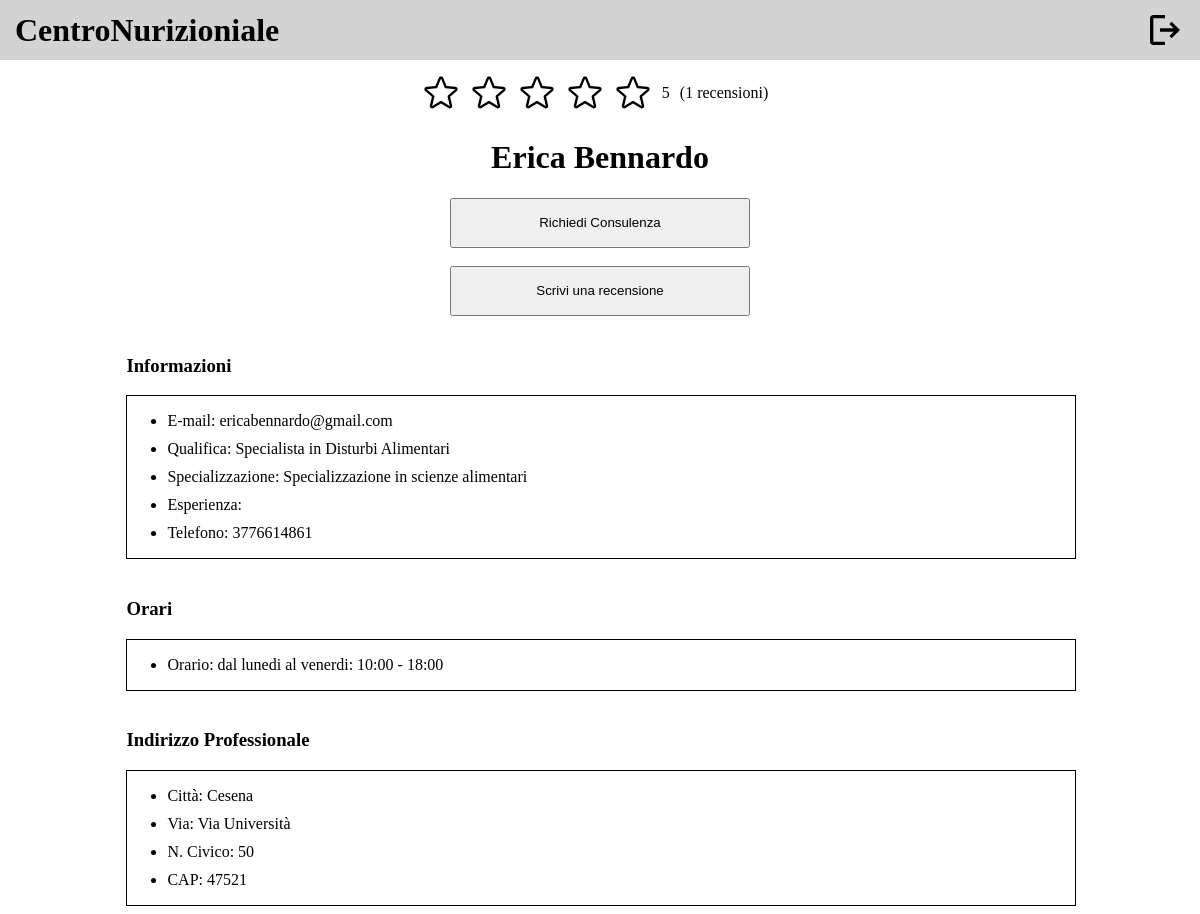
/public/profiloNutrizionistaScelto.php (signed in), run on the app's committed database.
### tables this page shows
CREATE TABLE `scelta` (
  `IDCliente` int(11) NOT NULL,
  `Data` date NOT NULL,
  `Ora` varchar(10) NOT NULL,
  `IDNutrizionista` int(11) NOT NULL
);

CREATE TABLE `nutrizionista` (
  `Nome` varchar(50) NOT NULL,
  `Cognome` varchar(50) NOT NULL,
  `Email` varchar(30) NOT NULL,
  `IDNutrizionista` int(11) NOT NULL,
  `Password` varchar(255) NOT NULL,
  `MediaVoti` int(11) NOT NULL
);

CREATE TABLE `possiede_q` (
  `IDNutrizionista` int(11) NOT NULL,
  `Titolo` varchar(100) NOT NULL
);

CREATE TABLE `informazione` (
  `IDNutrizionista` int(11) NOT NULL,
  `Esperienza` varchar(255) DEFAULT NULL,
  `Specializzazione` varchar(255) DEFAULT NULL,
  `Orari` varchar(255) NOT NULL,
  `Telefono` varchar(10) DEFAULT NULL
);

CREATE TABLE `indirizzo_prof` (
  `IDNutrizionista` int(11) NOT NULL,
  `Citta` varchar(50) NOT NULL,
  `CAP` int(11) NOT NULL,
  `Via` varchar(50) NOT NULL,
  `NCivico` int(11) NOT NULL
);

### db/database.php (called while the page is built, shortened)
<?php
require_once ("nutrizionistaTable.php");
require_once ("clienteTable.php");
require_once ("recensioniTable.php");
class DatabaseConnection
{
    private $nutrizionistaTable;
    private $clienteTable;
    private $recensioniTable;
    public function __construct($servername, $username, $password, $dbname, $port)
    {
        $this->db = new mysqli($servername, $username, $password, $dbname, $port);
        $this->nutrizionistaTable = new NutrizionistaTable($this->db);
        $this->clienteTable = new ClienteTable($this->db);
        $this->recensioniTable = new RecensioniTable($this->db);
    }
    public function getNutrizionistaTable()
    {
        return $this->nutrizionistaTable;
    }
    public function getClienteTable()
    {
        return $this->clienteTable;
    }
    public function getRecensioniTable()
    {
        return $this->recensioniTable;
    }
}

### bootstrap.php (called while the page is built, shortened)
<?php
require_once ("db/database.php");
$dbh = new DatabaseConnection("localhost", "root", "", "centronutrizionale", 3306);
?>

### db/clienteTable.php (called while the page is built, shortened)
<?php
class ClienteTable
{
    private $db;
    public function __construct($db)
    {
        $this->db = $db;
    }
    public function getClienteById($id)
    {
        $stmt = $this->db->prepare("SELECT * FROM cliente WHERE IDCliente=?");
        $stmt->bind_param('i', $id);
        $stmt->execute();
        $result = $stmt->get_result();
        return $result->fetch_all(MYSQLI_ASSOC);
    }
    public function getNumberOfConsulenze($idCliente, $idNutrizionista)
    {
        $stmt = $this->db->prepare("SELECT COUNT(*) AS count FROM consulenza WHERE IDCliente=? AND IDNutrizionista=? AND Completa='s'");
        $stmt->bind_param('ii', $idCliente, $idNutrizionista);
        $stmt->execute();
        $result = $stmt->get_result();
        return $result->fetch_all(MYSQLI_ASSOC);
    }
}
?>

### cliente.php (called while the page is built, shortened)
<?php
require_once ("bootstrap.php");
if (isUserLoggedIn()) {
    if (isset($id)) {
        $templateparams["cliente"] = $dbh->getClienteTable()->getClienteById($id);
        $templateparams["checkScelta"] = $dbh->getNutrizionistaTable()->isSceltaPresent($id);
        $templateparams["nConsulenze"] = $dbh->getClienteTable()->getNumberOfConsulenze($id, $_SESSION["id"]);
    }
} else{
    header("Location: login.php");
}
?>

### db/nutrizionistaTable.php (called while the page is built, shortened)
<?php
class NutrizionistaTable
{
    private $db;
    public function __construct($db)
    {
        $this->db = $db;
    }
    public function getNutrizionistaById($id)
    {
        $stmt = $this->db->prepare("SELECT *
        FROM nutrizionista n
        JOIN informazione i ON n.IDNutrizionista = i.IDNutrizionista
        JOIN indirizzo_prof ip ON n.IDNutrizionista = ip.IDNutrizionista
        JOIN possiede_q q ON n.IDNutrizionista = q.IDNutrizionista
        WHERE n.IDNutrizionista=?");
        $stmt->bind_param('i', $id);
        $stmt->execute();
        $result = $stmt->get_result();
        return $result->fetch_all(MYSQLI_ASSOC);
    }
    public function isSceltaPresent($idCliente)
    {
        $stmt = $this->db->prepare("SELECT COUNT(*) AS isPresent FROM scelta WHERE IDCliente=?");
        $stmt->bind_param('i', $idCliente);
        $stmt->execute();
        $result = $stmt->get_result();
        return $result->fetch_all(MYSQLI_ASSOC);
    }
}
?>

### nutrizionista.php (called while the page is built, shortened)
<?php
require_once ("bootstrap.php");
if (isUserLoggedIn()) {
    if (!empty($id)) {
        $templateparams["nutrizionista"] = $dbh->getNutrizionistaTable()->getNutrizionistaById($id);
        $templateparams["recensioni"] = $dbh->getRecensioniTable()->getRecensioniByNutrizionistaId($id);
        $templateparams["recensioniNutrizionista"] = $dbh->getRecensioniTable()->getRecensioniECountByNutrizionistaId($id);
    }
}
?>

### db/recensioniTable.php (called while the page is built, shortened)
<?php
class RecensioniTable
{
  private $db;
  public function __construct($db)
  {
    $this->db = $db;
  }
  public function getRecensioniByNutrizionistaId($idNutrizionista)
  {
    $stmt = $this->db->prepare("SELECT * FROM recensione WHERE IDNutrizionista = ?");
    $stmt->bind_param('i', $idNutrizionista);
    $stmt->execute();
    $result = $stmt->get_result();
    return $result->fetch_all(MYSQLI_ASSOC);
  }
  public function getNumeroTotaleRecensioniByNutrizionistaId($idNutrizionista)
    {
        $stmt = $this->db->prepare("SELECT COUNT(*) AS NumeroTotaleRecensioni FROM recensione WHERE IDNutrizionista = ?");
        $stmt->bind_param('i', $idNutrizionista);
        $stmt->execute();
        $result = $stmt->get_result();
        return $result->fetch_assoc();
    }
    public function getRecensioniECountByNutrizionistaId($idNutrizionista)
    {
        $recensioni = $this->getRecensioniByNutrizionistaId($idNutrizionista);
        $numeroTotaleRecensioni = $this->getNumeroTotaleRecensioniByNutrizionistaId($idNutrizionista);
        return array(
            "recensioni" => $recensioni,
            "numeroTotaleRecensioni" => $numeroTotaleRecensioni["NumeroTotaleRecensioni"]
        );
    }
}

### public/profiloNutrizionistaScelto.php (the view, shortened to what this page needs)
<!DOCTYPE html>
<html lang="en">
<head>
  <link rel="stylesheet" href="../template/components/components.css">
  <link rel="stylesheet" href="../template/header/header.css">
  <link rel="stylesheet" href="styles/profilo.css">
</head>
<body>
  <?php include ("../template/header/headerCliente.html");
  require("../bootstrap.php");
  $id = $_SESSION["id"];
  require ("../cliente.php");
  require ("../nutrizionista.php");
  if (!empty($templateparams["nutrizionistaAttuale"][0]["IDNutrizionista"])) {
    $id = $templateparams["nutrizionistaAttuale"][0]["IDNutrizionista"];
    require ("../nutrizionista.php");
  }
  if ($templateparams["checkScelta"][0]["isPresent"] == 0): ?>
    <br>
    <br>
    <br>
    <h1>Non hai acora effettuato la scelta del nutrizionista.</h1>
  <?php else: ?>
    <main>
      <div class="reviews" onclick="window.location.href='recensioni.php'">
        <?php
        $mediaInt = $templateparams["nutrizionistaAttuale"][0]["MediaVoti"];
        if ($mediaInt == 0) {
          echo "Questo nutrizionista non ha ancora ricevuto recensioni.";
        } else {
          for ($i = 0; $i < 5; $i++):
            if ($i < $mediaInt):
              ?>
              <img src="../assets/icons/star.svg" alt="star">
              <?php
            endif;
          endfor; ?>
          <p><?php echo $mediaInt; ?></p>
          <p>(<?php echo $templateparams["recensioniNutrizionista"]["numeroTotaleRecensioni"]; ?> recensioni)</p>
          <?php
        }
        ?>
      </div>
      <div class="name">
        <h1>
          <?php echo $templateparams["nutrizionistaAttuale"][0]["Nome"], " ", $templateparams["nutrizionistaAttuale"][0]["Cognome"] ?>
        </h1>
      </div>
      <div class="action">
        <button onclick="window.location.href='consulenza.php'" class="btn">Richiedi Consulenza</button>
      </div>
      <br>
      <div class="action">
        <button class="btn" onclick="window.location.href='scriviRecensione.php'">Scrivi una recensione</button>
      </div>
      <div class="infos-outer">
        <div class="infos">
          <h3>Informazioni</h3>
          <div class="info-details">
            <ul>
              <li>E-mail: <?php echo $templateparams["nutrizionistaAttuale"][0]["Email"] ?></li>
              <li>Qualifica: <?php echo $templateparams["nutrizionistaAttuale"][0]["Qualifica"] ?></li>
              <li>Specializzazione: <?php echo $templateparams["nutrizionistaAttuale"][0]["Specializzazione"] ?></li>
              <li>Esperienza: <?php echo $templateparams["nutrizionistaAttuale"][0]["Esperienza"] ?></li>
              <li>Telefono: <?php echo $templateparams["nutrizionistaAttuale"][0]["Telefono"] ?></li>
            </ul>
          </div>
        </div>
      </div>
      <div class="shifts-outer">
        <div class="shifts">
          <h3>Orari</h3>
          <div class="shift-details">
            <ul>
              <li>Orario: <?php echo $templateparams["nutrizionistaAttuale"][0]["Orari"] ?></li>
            </ul>
          </div>
        </div>
      </div>
      <div class="rates-outer">
        <div class="rates">
          <h3>Indirizzo Professionale</h3>
          <div class="rate-details">
            <ul>
              <li>Città: <?php echo $templateparams["nutrizionistaAttuale"][0]["Citta"] ?></li>
              <li>Via: <?php echo $templateparams["nutrizionistaAttuale"][0]["Via"] ?></li>
              <li>N. Civico: <?php echo $templateparams["nutrizionistaAttuale"][0]["NCivico"] ?></li>
              <li>CAP: <?php echo $templateparams["nutrizionistaAttuale"][0]["CAP"] ?></li>
            </ul>
          </div>
        </div>
      </div>
    </main>
  <?php endif;
  $_SESSION["idNutrizionista"] = $id; ?>
</body>
</html>

### template/components/components.css (style rules this page uses)
body { display: flex; flex-direction: column; }
.btn { width: 100%; max-width: 300px; height: 50px; cursor: pointer; }

### template/header/header.css (style rules this page uses)
header h1 { margin: 0; }
header { display: flex; height: 60px; background-color: lightgray; justify-content: space-between; align-content:end; position: fixed; left: 0; right: 0; top: 0; }
.logout, .logo { display: flex; align-items: center; }
.logo { margin-left: 15px; }
.logout { margin-right: 15px; }
.logout img { height: 40px; }

### public/styles/profilo.css (style rules this page uses)
main { display: flex; flex-direction: column; margin-top: 60px; }
.reviews { display: flex; align-items: center; justify-content: center; }
.reviews > * { margin-right: 10px; }
.name, .action { display: flex; justify-content: center; }
.info-details, .shift-details, .rate-details { border: 1px solid black; width: 100%; }
.infos, .shifts, .rates { display: flex; flex-direction: column; justify-content: center; align-items: start; margin-top: 20px; min-width: 80%; }
.infos-outer, .shifts-outer, .rates-outer { display: flex; justify-content: center; }
* ul li { margin-bottom: 10px; }

### data on the page
scelta: IDNutrizionista.MediaVoti "5", IDNutrizionista.Nome "Erica", IDNutrizionista.Cognome "Bennardo", IDNutrizionista.Email "ericabennardo@gmail.com", possiede_q.Titolo "Specialista in Disturbi Alimentari", informazione.Specializzazione "Specializzazione in scienze alimentari", informazione.Telefono "3776614861", informazione.Orari "dal lunedi al venerdi: 10:00 - 18:00", indirizzo_prof.Citta "Cesena", indirizzo_prof.Via "Via Università", indirizzo_prof.NCivico "50", indirizzo_prof.CAP "47521"

### other printed values
$templateparams["recensioniNutrizionista"]["numeroTotaleRecensioni"] "1"
